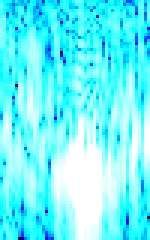
#> input picture DataSpecialForTigran/103_n94_m160.bmp, 50 x 80 px, found by its file name (shown 3 times larger); its folder holds only this picture in this run
$ python SegmentetionTask.py
#> lines starting #> are read from the running program, lines starting #| are printed output that depends on the picture; after the words box and inside, x2 and y2 are one past the last pixel; in counts of white or black regions, pixels touching at a corner belong together
import os
import cv2
import numpy as np
import matplotlib.pyplot as plt
from scipy import ndimage as ndi
from skimage.segmentation import watershed
from skimage.feature import peak_local_max
from skimage import morphology
from skimage.measure import label as sk_label

# --- ՕԳՆԱԿԱՆ ՖՈՒՆԿՑԻԱՆԵՐ ---
def erode(img, k_s=3, it=1):
    kernel = np.ones((k_s, k_s), 'uint8')
    return cv2.erode(img, kernel, iterations=it)

def dilate(img, k_s=3, it=1):
    kernel = np.ones((k_s, k_s), 'uint8')
    return cv2.dilate(img, kernel, iterations=it)

def del_small_areas(thresh, area_black=20, area_white=20):
    result = morphology.remove_small_objects(sk_label(thresh), area_white)
    result[result > 0] = 255
    result = morphology.remove_small_objects(sk_label(255 - result), area_black)
    result[result > 0] = 255
    return 255 - result

# --- ՏԵՂԵԿՈՒԹՅՈՒՆ ՆԿԱՐՆԵՐԻ ՖԱՅԼԵՐԻ ՄԱՍԻՆ ---
input_folder = r'C:\Users\User\Desktop\TigranSegmentetion\DataSpecialForTigran'
output_folder = r'C:\Users\User\Desktop\TigranSegmentetion\ProcessedWaterShedNew'

if not os.path.exists(output_folder):
    os.makedirs(output_folder)

for filename in os.listdir(input_folder):
    if filename.lower().endswith('.bmp'):
        file_path = os.path.join(input_folder, filename)

        gray = cv2.imread(file_path, cv2.IMREAD_GRAYSCALE)
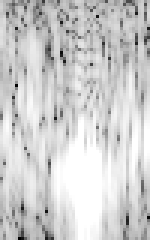
#> gray: shape (80, 50) (shown 3 times larger); min 0, max 255, mean 205.4
        assert gray is not None, f"Failed to load {filename}"
        print(f"Processing {filename}")

        # Adaptive threshold -> erosion -> dilation -> small area removal
        block_size = 21
        thresh_local_1 = cv2.adaptiveThreshold(
            gray, 255,
            cv2.ADAPTIVE_THRESH_MEAN_C,
            cv2.THRESH_BINARY,
            block_size, 10
        )
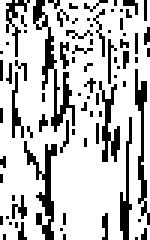
#> thresh_local_1: shape (80, 50) (shown 3 times larger); 76.2% white; black in thin lines or dots
        thresh_local = del_small_areas(erode(dilate(thresh_local_1)))
#> in dilate, `return cv2.dilate(img, kernel, iterations=it)`:
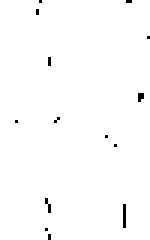
#> returned value: shape (80, 50) (shown 3 times larger); 99.1% white; black in thin lines or dots
#> in erode, `kernel = np.ones((k_s, k_s), 'uint8')`: kernel = [[1, 1, 1], [1, 1, 1], [1, 1, 1]]
#> in erode, `return cv2.erode(img, kernel, iterations=it)`: returned value: shape (80, 50); 95.6% white; 11 black regions (9 under 20 px), largest, box (x1, y1, x2, y2) and area: (40, 67, 43, 77) 30, (14, 65, 18, 72) 23
#> in del_small_areas, `result = morphology.remove_small_objects(sk_label(255 - result), area_..`:
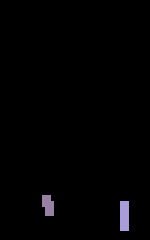
#> result: shape (80, 50) int64 (shown 3 times larger); 3 distinct labels, from 0 to 10; one colour per label, 0 black
#> in del_small_areas, `result[result > 0] = 255`:
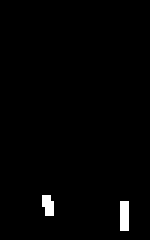
#> result: shape (80, 50) int64 (shown 3 times larger); 1.3% white; 2 white regions, box (x1, y1, x2, y2) and area: (40, 67, 43, 77) 30, (14, 65, 18, 72) 23

        # Distance transform
        distance = ndi.distance_transform_edt(thresh_local)
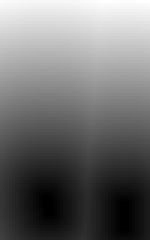
#> distance: shape (80, 50) float64 (shown 3 times larger); min 0, max 67.36, mean 29.5; drawn with min black and max white

        # Peak local maxima
        local_max = peak_local_max(
            distance,
            min_distance=20,
            footprint=np.ones((3, 3)),
            labels=thresh_local.astype(np.int32)
        )
#> local_max = [[20, 29]]

        # Marker labelling
        mask = np.zeros(distance.shape, dtype=bool)
        mask[tuple(local_max.T)] = True
        markers, _ = ndi.label(mask)

        # Watershed segmentation
        labels = watershed(-distance, markers, mask=thresh_local)

        # Draw contours
        image_contours = cv2.cvtColor(gray.copy(), cv2.COLOR_GRAY2BGR)
        for label_val in np.unique(labels):
            if label_val == 0:
                continue
            region_mask = np.zeros(thresh_local.shape, dtype="uint8")
            region_mask[labels == label_val] = 255
            cnts = cv2.findContours(region_mask.copy(), cv2.RETR_EXTERNAL, cv2.CHAIN_APPROX_SIMPLE)
            cnts = cnts[0] if len(cnts) == 2 else cnts[1]
            cv2.drawContours(image_contours, cnts, -1, (0, 0, 255), 1)
#> this loop made 2 passes
#> cnts on pass 2: [[[0, 0], [0, 79], [49, 79], [49, 0]]]
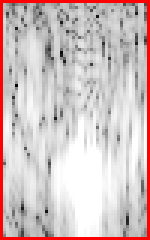
#> image_contours: shape (80, 50, 3) (shown 3 times larger); mean B, G, R 193.5, 193.5, 209.8

        # -------- MATPLOTLIB Visualization --------
        # fig, axes = plt.subplots(ncols=4, figsize=(12, 6), sharex=True, sharey=True)
        # ax = axes.ravel()

        # ax[0].imshow(gray, cmap=plt.cm.gray)
        # ax[0].set_title('Original\nimage')

        # ax[1].imshow(labels, cmap=plt.cm.nipy_spectral)
        # ax[1].set_title('Segmentation\nwatershed')

        # ax[2].imshow(image_contours)
        # ax[2].set_title('Found\nborders')

        # # Dummy mask placeholder (change if needed)
        # mask_image = np.zeros_like(gray)
        # ax[3].imshow(mask_image, cmap=plt.cm.gray)
        # ax[3].set_title('C')

        # for a in ax:
        #     a.set_axis_off()

        # fig.tight_layout()
        # plt.show()
        # ------------------------------------------

        # Save result with contours
        name, ext = os.path.splitext(filename)
        out_path = os.path.join(output_folder, f"{name}_watershed.bmp")
        cv2.imwrite(out_path, image_contours)
        print(f"Saved to {out_path}")

cv2.destroyAllWindows()

$ run again, on DataSpecialForTigran/132_n2151_m556.bmp
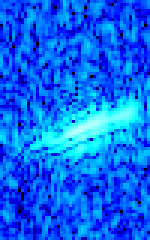
#> input picture DataSpecialForTigran/132_n2151_m556.bmp, 50 x 80 px, found by its file name (shown 3 times larger)
#> thresh_local_1: shape (80, 50); 61.3% white; black in thin lines or dots
#> kernel = [[1, 1, 1], [1, 1, 1], [1, 1, 1]]
#> local_max = [[56, 29], [20, 21]]
#> `labels = watershed(-distance, markers, mask=thresh_local)`:
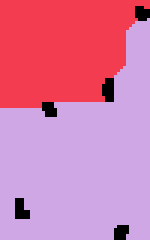
#> labels: shape (80, 50) int32 (shown 3 times larger); 3 distinct labels, from 0 to 2; one colour per label, 0 black
#> the loop `for label_val in np.unique(labels):` made 3 passes
#> after the loop `for label_val in np.unique(labels):`:
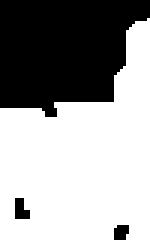
#> region_mask: shape (80, 50) (shown 3 times larger); 61.4% white; 3 black regions, box (x1, y1, x2, y2) and area: (0, 0, 50, 39) 1496, (5, 66, 10, 73) 27, (38, 75, 43, 80) 22

$ run again, on DataSpecialForTigran/106_n86_m172.bmp
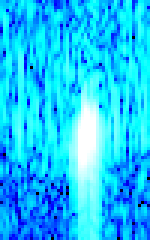
#> input picture DataSpecialForTigran/106_n86_m172.bmp, 50 x 80 px, found by its file name (shown 3 times larger)
#> thresh_local_1: shape (80, 50); 67.8% white; black in thin lines or dots
#> kernel = [[1, 1, 1], [1, 1, 1], [1, 1, 1]]
#> local_max = [[20, 29], [50, 27]]
#> `labels = watershed(-distance, markers, mask=thresh_local)`:
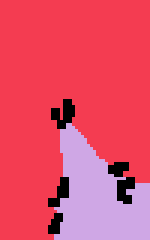
#> labels: shape (80, 50) int32 (shown 3 times larger); 3 distinct labels, from 0 to 2; one colour per label, 0 black
#> the loop `for label_val in np.unique(labels):` made 3 passes
#> after the loop `for label_val in np.unique(labels):`:
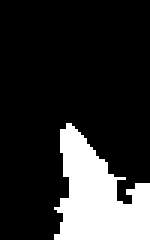
#> region_mask: shape (80, 50) (shown 3 times larger); 18.9% white; 1 white region, box (x1, y1, x2, y2) and area: (18, 41, 50, 80) 754
